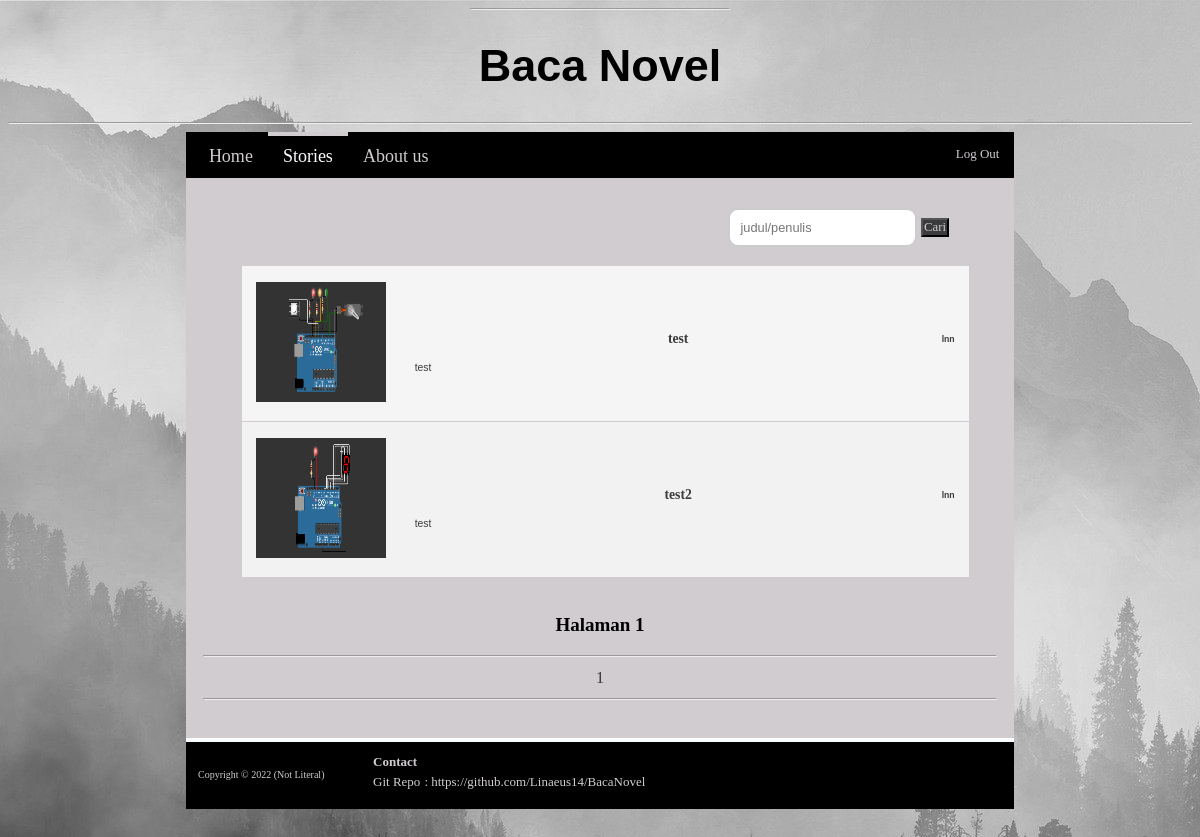
The page /nav/fiction.php (signed in) on the database its author committed.
### tables this page shows
CREATE TABLE `story` (
  `id` int(4) NOT NULL,
  `judul` varchar(30) NOT NULL,
  `penulis` varchar(30) NOT NULL,
  `sinopsis` text NOT NULL,
  `cerita` longtext NOT NULL,
  `file_id` int(4) NOT NULL
);

CREATE TABLE `files` (
  `id` int(4) NOT NULL,
  `filename` varchar(255) NOT NULL,
  `tanggal_up` varchar(10) NOT NULL
);

### db/tb_s.php (called while the page is built, shortened)
<?php
    if(isset($_GET['key'])){
        $halaman = 5;
        $page = isset($_GET['halaman'])? (int)$_GET["halaman"]:1;
        $mulai = ($page>1) ? ($page * $halaman) - $halaman : 0;
        $key = $_GET['key'];
        $result = mysqli_query($conn, "SELECT * FROM story LEFT JOIN files ON story.file_id = files.id WHERE judul LIKE '%$key%' OR penulis LIKE '%$key%' LIMIT $mulai, $halaman");
        $query = mysqli_query($conn, "SELECT * FROM story LEFT JOIN files ON story.file_id = files.id WHERE judul LIKE '%$key%' OR penulis LIKE '%$key%'");
    }
    else{
        $halaman = 5;
        $page = isset($_GET['halaman'])? (int)$_GET["halaman"]:1;
        $mulai = ($page>1) ? ($page * $halaman) - $halaman : 0;
        $result = mysqli_query($conn, "SELECT * FROM story LEFT JOIN files ON story.file_id = files.id LIMIT $mulai, $halaman");
        $query = mysqli_query($conn, "SELECT * FROM story LEFT JOIN files ON story.file_id = files.id");
    }
    $total = mysqli_num_rows($query);
    $pages = ceil($total/$halaman);
    ?>

### nav/fiction.php (the view, shortened to what this page needs)
<?php
    require "../db/conn.php";
    require "../db/tb_s.php";
    require "../php/header.php";
?>
<nav>
    <div class="fnav">
        <a href="../dashboard/user.php"> Home </a>
    </div>
    <div class="lnav">
        <a href="fiction.php" id="Activenav"> Stories </a>
    </div>
    <a href="me.php"> About us </a>
    <a href="../php/logout.php" id="Logout"> Log Out </a>
</nav>
<main>
    <form id = "search" action = "" method = "get">
        <table id="searchbar">
            <tr>
                <?php if(isset($key)){?>
                    <td> <input type="text" name='key' placeholder="judul/penulis" value="<?php echo $key?>" > </td>
                <?php }else{ ?>
                    <td> <input type="text" name='key' placeholder="judul/penulis"> </td>
                <?php } ?>
                <td> <button type="submit" name='sdb'> Cari </button> </td>
            </tr>
        </table>
    </form>
    <table id=dataview>
        <?php while ($s = mysqli_fetch_assoc($result)) { ?>
                <td > <?php $path = '../file/'.$s['filename']; echo "<img src=$path alt='cover' height='120vh' width='130vw'>" ?> </td>
                <td>
                <div class="stories">
                    <h3><a href="story.php?id=<?php echo $s["id"]; ?>"><?php echo $s['judul']?></a></h3>
                    <h6><?php echo $s['penulis'] ?> </h6>
                    <div class="sinmo3"> <?php echo $s['sinopsis'] ?> </div>
                </div>
                </td >
        <?php }?>
    </table>
    <p><b> Halaman <?php echo $page ?> </b></p>
    <hr>
    <?php
        for ($i=1; $i<=$pages ; $i++){
            if(isset($key)){
    ?>
        <a href="?halaman=<?php echo $i ?>&key=<?php echo $key ?>"> <?php echo $i; ?></a>
    <?php
            }
            else{
    ?>
        <a href="?halaman=<?php echo $i ?>"> <?php echo $i; ?> </a>
    <?php
            }
        }
    ?>
    <hr>
</main>
<?php require "../php/footer.php"?>

### style/index.css (style rules this page uses)
body { background-image: url("../img/bg2.jpg"); background-color: #3a3b3c; background-repeat: no-repeat; background-attachment: fixed; color: black; }
.stories { min-width: 45vw; }
h3 { display: inline-block; }
h6 { float: right; }
nav { flex-wrap: wrap; position: sticky; width: 100%; background-color: black; overflow: hidden; }
nav a { float: left; margin-top: 4px; color: #d0ccd0; text-decoration: none; text-align: center; padding: 10px 15px; font-family: Georgia, 'Times New Roman', Times, serif; font-size: 13px; }
#Logout { float: right; margin-top: 4px; color: #d0ccd0; text-decoration: none; font-family: Georgia, 'Times New Roman', Times, serif; font-size: 13px; }
.fnav { margin-left: 1%; }
.lnav { margin-right: 1%; }
#Activenav { margin-top: 0; margin-bottom: 1px; border-top: 4px solid #d0ccd0; color: #FBFCFF; }
main { min-height: 70vh; position: relative; background-color: #d0ccd0; padding-left: 1.5%; padding-right: 1.5%; width: 100%; text-align: center; display: fle; justify-content: center; align-items: center; font-size: 13px; overflow: auto; }
main table { position: relative; display: flex; justify-content: center; font-size: 13px; }
main a { margin-top: 1%; color: #3a3b3c; text-decoration: none; font-family: Georgia, 'Times New Roman', Times, serif; font-size: 90%; }
.sinmo3 { display: flex; font-size: 80%; }
#dataview { display: flow-root; margin-left: 3%; margin-right: 3%; font-family: sans-serif; color: #3a3b3c; border-collapse: collapse; border-bottom: #3a3b3c solid 3px; overflow: auto; }
#dataview, #dataview th, #dataview td { padding: 2vh 1.2vw; text-align: center; border-bottom: #d0ccd0 solid 1px; }
#dataview tr td { color: #3a3b3c; font-weight: normal; }
main input { width: 100%; box-sizing: border-box; }
main button { display: inline-block; margin-top: 1%; margin-right: 3%; color: #d0ccd0; background-color: #3a3b3c; text-align: center; padding: 1% 2%; font-family: Georgia, 'Times New Roman', Times, serif; font-size: 80%; text-decoration: none; }
input { padding: 8px 10px; box-sizing: border-box; }
input[type=text] { box-sizing: border-box; border: 2px solid #ccc; border-radius: 10px; font-size: 80%; background-color: white; background-image: url('searchicon.png'); background-position: 10px 10px; background-repeat: no-repeat; padding: 10px 10px 10px 10px; -webkit-transition: width 0.4s ease-in-out; transition: width 0.4s ease-in-out; }
#searchbar { display: flex; margin-left: 60%; }
* { box-sizing:border-box; }
@media only screen and (min-width: 768px) { nav { display: block; margin-left: 15%; margin-right: 15%; width: auto; } }
@media only screen and (min-width: 768px) { nav a { font-size: 18px; } }
@media only screen and (min-width: 768px) { main { display: block; margin-left: 15%; margin-right: 15%; width: auto; font-size: 19px; } }
@media only screen and (min-width: 768px) { main table { width: auto; font-size: 16px; } }
@media only screen and (min-width: 768px) { #dataview { display: flow-root; font-size: 13px; overflow-x: auto; } }
@media only screen and (min-width: 768px) { * { box-sizing:border-box; } }

### rows shown on the page
story: file.filename (picture), judul "test", penulis "lnn", sinopsis "test"
story: file.filename (picture), judul "test2", penulis "lnn", sinopsis "test"

### other values the page prints
$page "1"
